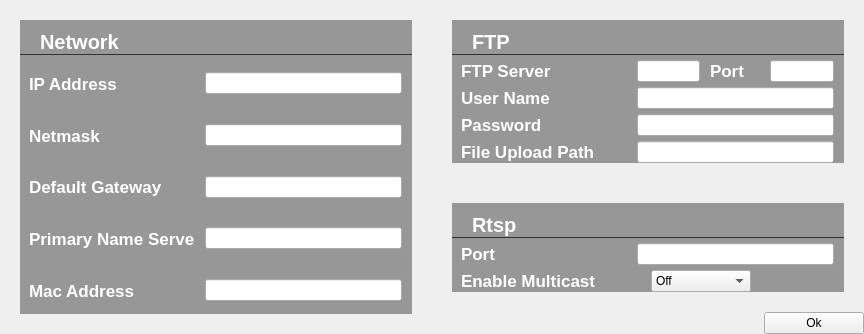
                  <widget class="QWidget" name="subtab_Ports">
                   <property name="styleSheet">
                    <string notr="true">#ports_network,#ports_ftp,#ports_rtsp
{	
	background-color: rgba(50, 50, 50, 120);
	margin:20px;
}
QLabel#ports_networklabel,#ports_ftplabel,#ports_rtsplabel{color:white;
border-style:outset;
border-bottom-width:1px;
border-color:rgba(50,50,50,255);
font:bold 15pt Arial;
padding-left:15px;
margin-top:10px
}
QLabel#ports_ipaddresslabel,#ports_netmasklabel,#ports_gatewaylabel,#ports_primarynameserverlabel,#ports_ftpserverlabel,#ports_usernamelabel,#ports_passwordlabel,#ports_fileuploadpathlabel,#ports_rtspportlabel,#ports_multicastlabel,#ports_macaddresslabel
{color:white;
font:bold 13pt Arial;
padding-left:5px;
min-width:170px;
max-width:170px;
}
QLabel#ports_ftpserverportlabel{
color:white;
font:bold 13pt Arial;
min-width:50px;
max-width:50px;
}</string>
                   </property>
                   <attribute name="title">
                    <string>Ports</string>
                   </attribute>
                   <layout class="QHBoxLayout" name="horizontalLayout" stretch="1,1">
                    <property name="spacing">
                     <number>0</number>
                    </property>
                    <property name="leftMargin">
                     <number>0</number>
                    </property>
                    <property name="topMargin">
                     <number>0</number>
                    </property>
                    <property name="rightMargin">
                     <number>0</number>
                    </property>
                    <property name="bottomMargin">
                     <number>0</number>
                    </property>
                    <item>
                     <widget class="QWidget" name="ports_network" native="true">
                      <layout class="QVBoxLayout" name="verticalLayout_14">
                       <property name="spacing">
                        <number>5</number>
                       </property>
                       <property name="leftMargin">
                        <number>20</number>
                       </property>
                       <property name="topMargin">
                        <number>20</number>
                       </property>
                       <property name="rightMargin">
                        <number>20</number>
                       </property>
                       <property name="bottomMargin">
                        <number>20</number>
                       </property>
                       <item>
                        <widget class="QLabel" name="ports_networklabel">
                         <property name="sizePolicy">
                          <sizepolicy hsizetype="Expanding" vsizetype="Fixed">
                           <horstretch>0</horstretch>
                           <verstretch>0</verstretch>
                          </sizepolicy>
                         </property>
                         <property name="text">
                          <string>Network</string>
                         </property>
                        </widget>
                       </item>
                       <item>
                        <layout class="QHBoxLayout" name="ports_ipaddresslayout">
                         <property name="spacing">
                          <number>10</number>
                         </property>
                         <property name="rightMargin">
                          <number>10</number>
                         </property>
                         <item>
                          <widget class="QLabel" name="ports_ipaddresslabel">
                           <property name="sizePolicy">
                            <sizepolicy hsizetype="Preferred" vsizetype="Expanding">
                             <horstretch>0</horstretch>
                             <verstretch>0</verstretch>
                            </sizepolicy>
                           </property>
                           <property name="text">
                            <string>IP Address</string>
                           </property>
                          </widget>
                         </item>
                         <item>
                          <widget class="LineEdit" name="ports_ipaddressLineEdit">
                           <property name="sizePolicy">
                            <sizepolicy hsizetype="Preferred" vsizetype="Fixed">
                             <horstretch>0</horstretch>
                             <verstretch>0</verstretch>
                            </sizepolicy>
                           </property>
                           <property name="minimumSize">
                            <size>
                             <width>0</width>
                             <height>0</height>
                            </size>
                           </property>
                           <property name="maximumSize">
                            <size>
                             <width>16777215</width>
                             <height>16777215</height>
                            </size>
                           </property>
                          </widget>
                         </item>
                        </layout>
                       </item>
                       <item>
                        <layout class="QHBoxLayout" name="ports_netmasklayout">
                         <property name="spacing">
                          <number>10</number>
                         </property>
                         <property name="rightMargin">
                          <number>10</number>
                         </property>
                         <item>
                          <widget class="QLabel" name="ports_netmasklabel">
                           <property name="sizePolicy">
                            <sizepolicy hsizetype="Preferred" vsizetype="Expanding">
                             <horstretch>0</horstretch>
                             <verstretch>0</verstretch>
                            </sizepolicy>
                           </property>
                           <property name="text">
                            <string>Netmask</string>
                           </property>
                          </widget>
                         </item>
                         <item>
                          <widget class="LineEdit" name="ports_netmaskLineEdit">
                           <property name="sizePolicy">
                            <sizepolicy hsizetype="Preferred" vsizetype="Fixed">
                             <horstretch>0</horstretch>
                             <verstretch>0</verstretch>
                            </sizepolicy>
                           </property>
                           <property name="minimumSize">
                            <size>
                             <width>0</width>
                             <height>0</height>
                            </size>
                           </property>
                           <property name="maximumSize">
                            <size>
                             <width>16777215</width>
                             <height>16777215</height>
                            </size>
                           </property>
                          </widget>
                         </item>
                        </layout>
                       </item>
                       <item>
                        <layout class="QHBoxLayout" name="ports_gatewaylayout">
                         <property name="spacing">
                          <number>10</number>
                         </property>
                         <property name="rightMargin">
                          <number>10</number>
                         </property>
                         <item>
                          <widget class="QLabel" name="ports_gatewaylabel">
                           <property name="sizePolicy">
                            <sizepolicy hsizetype="Preferred" vsizetype="Expanding">
                             <horstretch>0</horstretch>
                             <verstretch>0</verstretch>
                            </sizepolicy>
                           </property>
                           <property name="text">
                            <string>Default Gateway</string>
                           </property>
                          </widget>
                         </item>
                         <item>
                          <widget class="LineEdit" name="ports_gatewayLineEdit">
                           <property name="sizePolicy">
                            <sizepolicy hsizetype="Preferred" vsizetype="Fixed">
                             <horstretch>0</horstretch>
                             <verstretch>0</verstretch>
                            </sizepolicy>
                           </property>
                           <property name="minimumSize">
                            <size>
                             <width>0</width>
                             <height>0</height>
                            </size>
                           </property>
                           <property name="maximumSize">
                            <size>
                             <width>16777215</width>
                             <height>16777215</height>
                            </size>
                           </property>
                          </widget>
                         </item>
                        </layout>
                       </item>
                       <item>
                        <layout class="QHBoxLayout" name="ports_primarynameserverlayout">
                         <property name="spacing">
                          <number>10</number>
                         </property>
                         <property name="rightMargin">
                          <number>10</number>
                         </property>
                         <item>
                          <widget class="QLabel" name="ports_primarynameserverlabel">
                           <property name="sizePolicy">
                            <sizepolicy hsizetype="Preferred" vsizetype="Expanding">
                             <horstretch>0</horstretch>
                             <verstretch>0</verstretch>
                            </sizepolicy>
                           </property>
                           <property name="text">
                            <string>Primary Name Server</string>
                           </property>
                          </widget>
                         </item>
                         <item>
                          <widget class="LineEdit" name="ports_primarynameserverLineEdit">
                           <property name="sizePolicy">
                            <sizepolicy hsizetype="Preferred" vsizetype="Fixed">
                             <horstretch>0</horstretch>
                             <verstretch>0</verstretch>
                            </sizepolicy>
                           </property>
                           <property name="minimumSize">
                            <size>
                             <width>0</width>
                             <height>0</height>
                            </size>
                           </property>
                           <property name="maximumSize">
                            <size>
                             <width>16777215</width>
                             <height>16777215</height>
                            </size>
                           </property>
                          </widget>
                         </item>
                        </layout>
                       </item>
                       <item>
                        <layout class="QHBoxLayout" name="ports_macaddresslayout">
                         <property name="spacing">
                          <number>10</number>
                         </property>
                         <property name="rightMargin">
                          <number>10</number>
                         </property>
                         <item>
                          <widget class="QLabel" name="ports_macaddresslabel">
                           <property name="sizePolicy">
                            <sizepolicy hsizetype="Preferred" vsizetype="Expanding">
                             <horstretch>0</horstretch>
                             <verstretch>0</verstretch>
                            </sizepolicy>
                           </property>
                           <property name="text">
                            <string>Mac Address</string>
                           </property>
                          </widget>
                         </item>
                         <item>
                          <widget class="LineEdit" name="ports_macaddressLineEdit">
                           <property name="sizePolicy">
                            <sizepolicy hsizetype="Preferred" vsizetype="Fixed">
                             <horstretch>0</horstretch>
                             <verstretch>0</verstretch>
                            </sizepolicy>
                           </property>
                           <property name="minimumSize">
                            <size>
                             <width>0</width>
                             <height>0</height>
                            </size>
                           </property>
                           <property name="maximumSize">
                            <size>
                             <width>16777215</width>
                             <height>16777215</height>
                            </size>
                           </property>
                          </widget>
                         </item>
                        </layout>
                       </item>
                      </layout>
                     </widget>
                    </item>
                    <item>
                     <layout class="QVBoxLayout" name="portts_ftprtsplayout" stretch="7,3,1">
                      <property name="spacing">
                       <number>0</number>
                      </property>
                      <item>
                       <widget class="QWidget" name="ports_ftp" native="true">
                        <layout class="QVBoxLayout" name="verticalLayout_20">
                         <property name="spacing">
                          <number>5</number>
                         </property>
                         <property name="leftMargin">
                          <number>20</number>
                         </property>
                         <property name="topMargin">
                          <number>20</number>
                         </property>
                         <property name="rightMargin">
                          <number>20</number>
                         </property>
                         <property name="bottomMargin">
                          <number>20</number>
                         </property>
                         <item>
                          <widget class="QLabel" name="ports_ftplabel">
                           <property name="sizePolicy">
                            <sizepolicy hsizetype="Expanding" vsizetype="Fixed">
                             <horstretch>0</horstretch>
                             <verstretch>0</verstretch>
                            </sizepolicy>
                           </property>
                           <property name="text">
                            <string>FTP</string>
                           </property>
                          </widget>
                         </item>
                         <item>
                          <layout class="QHBoxLayout" name="ports_ftpserverlayout">
                           <property name="spacing">
                            <number>10</number>
                           </property>
                           <property name="rightMargin">
                            <number>10</number>
                           </property>
                           <item>
                            <widget class="QLabel" name="ports_ftpserverlabel">
                             <property name="sizePolicy">
                              <sizepolicy hsizetype="Preferred" vsizetype="Expanding">
                               <horstretch>0</horstretch>
                               <verstretch>0</verstretch>
                              </sizepolicy>
                             </property>
                             <property name="text">
                              <string>FTP Server</string>
                             </property>
                            </widget>
                           </item>
                           <item>
                            <widget class="LineEdit" name="ports_ftpserverLineEdit">
                             <property name="sizePolicy">
                              <sizepolicy hsizetype="Expanding" vsizetype="Fixed">
                               <horstretch>0</horstretch>
                               <verstretch>0</verstretch>
                              </sizepolicy>
                             </property>
                             <property name="minimumSize">
                              <size>
                               <width>0</width>
                               <height>0</height>
                              </size>
                             </property>
                             <property name="maximumSize">
                              <size>
                               <width>16777215</width>
                               <height>16777215</height>
                              </size>
                             </property>
                            </widget>
                           </item>
                           <item>
                            <widget class="QLabel" name="ports_ftpserverportlabel">
                             <property name="sizePolicy">
                              <sizepolicy hsizetype="Preferred" vsizetype="Expanding">
                               <horstretch>0</horstretch>
                               <verstretch>0</verstretch>
                              </sizepolicy>
                             </property>
                             <property name="text">
                              <string>Port</string>
                             </property>
                            </widget>
                           </item>
                           <item>
                            <widget class="LineEdit" name="ports_ftpserverportLineEdit">
                             <property name="sizePolicy">
                              <sizepolicy hsizetype="Preferred" vsizetype="Fixed">
                               <horstretch>0</horstretch>
                               <verstretch>0</verstretch>
                              </sizepolicy>
                             </property>
                             <property name="minimumSize">
                              <size>
                               <width>0</width>
                               <height>0</height>
                              </size>
                             </property>
                             <property name="maximumSize">
                              <size>
                               <width>16777215</width>
                               <height>16777215</height>
                              </size>
                             </property>
                            </widget>
                           </item>
                          </layout>
                         </item>
                         <item>
                          <layout class="QHBoxLayout" name="ports_usernamelayout">
                           <property name="spacing">
                            <number>10</number>
                           </property>
                           <property name="rightMargin">
                            <number>10</number>
                           </property>
                           <item>
                            <widget class="QLabel" name="ports_usernamelabel">
                             <property name="sizePolicy">
                              <sizepolicy hsizetype="Preferred" vsizetype="Expanding">
                               <horstretch>0</horstretch>
                               <verstretch>0</verstretch>
                              </sizepolicy>
                             </property>
                             <property name="text">
                              <string>User Name</string>
                             </property>
                            </widget>
                           </item>
                           <item>
                            <widget class="LineEdit" name="ports_usernameLineEdit">
                             <property name="sizePolicy">
                              <sizepolicy hsizetype="Preferred" vsizetype="Fixed">
                               <horstretch>0</horstretch>
                               <verstretch>0</verstretch>
                              </sizepolicy>
                             </property>
                             <property name="minimumSize">
                              <size>
                               <width>0</width>
                               <height>0</height>
                              </size>
                             </property>
                             <property name="maximumSize">
                              <size>
                               <width>16777215</width>
                               <height>16777215</height>
                              </size>
                             </property>
                            </widget>
                           </item>
                          </layout>
                         </item>
                         <item>
                          <layout class="QHBoxLayout" name="ports_passwordlayout">
                           <property name="spacing">
                            <number>10</number>
                           </property>
                           <property name="rightMargin">
                            <number>10</number>
                           </property>
                           <item>
                            <widget class="QLabel" name="ports_passwordlabel">
                             <property name="sizePolicy">
                              <sizepolicy hsizetype="Preferred" vsizetype="Expanding">
                               <horstretch>0</horstretch>
                               <verstretch>0</verstretch>
                              </sizepolicy>
                             </property>
                             <property name="text">
                              <string>Password</string>
                             </property>
                            </widget>
                           </item>
                           <item>
                            <widget class="LineEdit" name="ports_passwordLineEdit">
                             <property name="sizePolicy">
                              <sizepolicy hsizetype="Preferred" vsizetype="Fixed">
                               <horstretch>0</horstretch>
                               <verstretch>0</verstretch>
                              </sizepolicy>
                             </property>
                             <property name="minimumSize">
                              <size>
                               <width>0</width>
                               <height>0</height>
                              </size>
                             </property>
                             <property name="maximumSize">
                              <size>
                               <width>16777215</width>
                               <height>16777215</height>
                              </size>
                             </property>
                            </widget>
                           </item>
                          </layout>
                         </item>
                         <item>
                          <layout class="QHBoxLayout" name="ports_fileuploadpathlayout">
                           <property name="spacing">
                            <number>10</number>
                           </property>
                           <property name="rightMargin">
                            <number>10</number>
                           </property>
                           <item>
                            <widget class="QLabel" name="ports_fileuploadpathlabel">
                             <property name="sizePolicy">
                              <sizepolicy hsizetype="Preferred" vsizetype="Expanding">
                               <horstretch>0</horstretch>
                               <verstretch>0</verstretch>
                              </sizepolicy>
                             </property>
                             <property name="text">
                              <string>File Upload Path</string>
                             </property>
                            </widget>
                           </item>
                           <item>
                            <widget class="LineEdit" name="ports_fileuploadpathLineEdit">
                             <property name="sizePolicy">
                              <sizepolicy hsizetype="Preferred" vsizetype="Fixed">
                               <horstretch>0</horstretch>
                               <verstretch>0</verstretch>
                              </sizepolicy>
                             </property>
                             <property name="minimumSize">
                              <size>
                               <width>0</width>
                               <height>0</height>
                              </size>
                             </property>
                             <property name="maximumSize">
                              <size>
                               <width>16777215</width>
                               <height>16777215</height>
                              </size>
                             </property>
                            </widget>
                           </item>
                          </layout>
                         </item>
                        </layout>
                       </widget>
                      </item>
                      <item>
                       <widget class="QWidget" name="ports_rtsp" native="true">
                        <layout class="QVBoxLayout" name="verticalLayout_21">
                         <property name="spacing">
                          <number>5</number>
                         </property>
                         <property name="leftMargin">
                          <number>20</number>
                         </property>
                         <property name="topMargin">
                          <number>20</number>
                         </property>
                         <property name="rightMargin">
                          <number>20</number>
                         </property>
                         <property name="bottomMargin">
                          <number>20</number>
                         </property>
                         <item>
                          <widget class="QLabel" name="ports_rtsplabel">
                           <property name="sizePolicy">
                            <sizepolicy hsizetype="Expanding" vsizetype="Fixed">
                             <horstretch>0</horstretch>
                             <verstretch>0</verstretch>
                            </sizepolicy>
                           </property>
                           <property name="text">
                            <string>Rtsp</string>
                           </property>
                          </widget>
                         </item>
                         <item>
                          <layout class="QHBoxLayout" name="ports_rtspportlayout">
                           <property name="spacing">
                            <number>10</number>
                           </property>
                           <property name="rightMargin">
                            <number>10</number>
                           </property>
                           <item>
                            <widget class="QLabel" name="ports_rtspportlabel">
                             <property name="sizePolicy">
                              <sizepolicy hsizetype="Preferred" vsizetype="Expanding">
                               <horstretch>0</horstretch>
                               <verstretch>0</verstretch>
                              </sizepolicy>
                             </property>
                             <property name="text">
                              <string>Port</string>
                             </property>
                            </widget>
                           </item>
                           <item>
                            <widget class="LineEdit" name="ports_rtspport1LineEdit">
                             <property name="sizePolicy">
                              <sizepolicy hsizetype="Preferred" vsizetype="Fixed">
                               <horstretch>0</horstretch>
                               <verstretch>0</verstretch>
                              </sizepolicy>
                             </property>
                             <property name="minimumSize">
                              <size>
                               <width>0</width>
                               <height>0</height>
                              </size>
                             </property>
                             <property name="maximumSize">
                              <size>
                               <width>16777215</width>
                               <height>16777215</height>
                              </size>
                             </property>
                            </widget>
                           </item>
                          </layout>
                         </item>
                         <item>
                          <layout class="QHBoxLayout" name="ports_multicastlayout">
                           <item alignment="Qt::AlignLeft">
                            <widget class="QLabel" name="ports_multicastlabel">
                             <property name="sizePolicy">
                              <sizepolicy hsizetype="Preferred" vsizetype="Expanding">
                               <horstretch>0</horstretch>
                               <verstretch>0</verstretch>
                              </sizepolicy>
                             </property>
                             <property name="text">
                              <string>Enable Multicast</string>
                             </property>
                            </widget>
                           </item>
                           <item alignment="Qt::AlignLeft">
                            <widget class="QComboBox" name="ports_multicastcomboBox">
                             <property name="sizePolicy">
                              <sizepolicy hsizetype="Fixed" vsizetype="Fixed">
                               <horstretch>0</horstretch>
                               <verstretch>0</verstretch>
                              </sizepolicy>
                             </property>
                             <property name="minimumSize">
                              <size>
                               <width>100</width>
                               <height>0</height>
                              </size>
                             </property>
                             <property name="maximumSize">
                              <size>
                               <width>100</width>
                               <height>16777215</height>
                              </size>
                             </property>
                             <item>
                              <property name="text">
                               <string>Off</string>
                              </property>
                             </item>
                             <item>
                              <property name="text">
                               <string>On</string>
                              </property>
                             </item>
                            </widget>
                           </item>
                          </layout>
                         </item>
                        </layout>
                       </widget>
                      </item>
                      <item alignment="Qt::AlignRight">
                       <widget class="QPushButton" name="ports_setButton">
                        <property name="sizePolicy">
                         <sizepolicy hsizetype="Fixed" vsizetype="Fixed">
                          <horstretch>0</horstretch>
                          <verstretch>0</verstretch>
                         </sizepolicy>
                        </property>
                        <property name="minimumSize">
                         <size>
                          <width>100</width>
                          <height>0</height>
                         </size>
                        </property>
                        <property name="maximumSize">
                         <size>
                          <width>100</width>
                          <height>16777215</height>
                         </size>
                        </property>
                        <property name="text">
                         <string>Ok</string>
                        </property>
                       </widget>
                      </item>
                     </layout>
                    </item>
                   </layout>
                  </widget>
